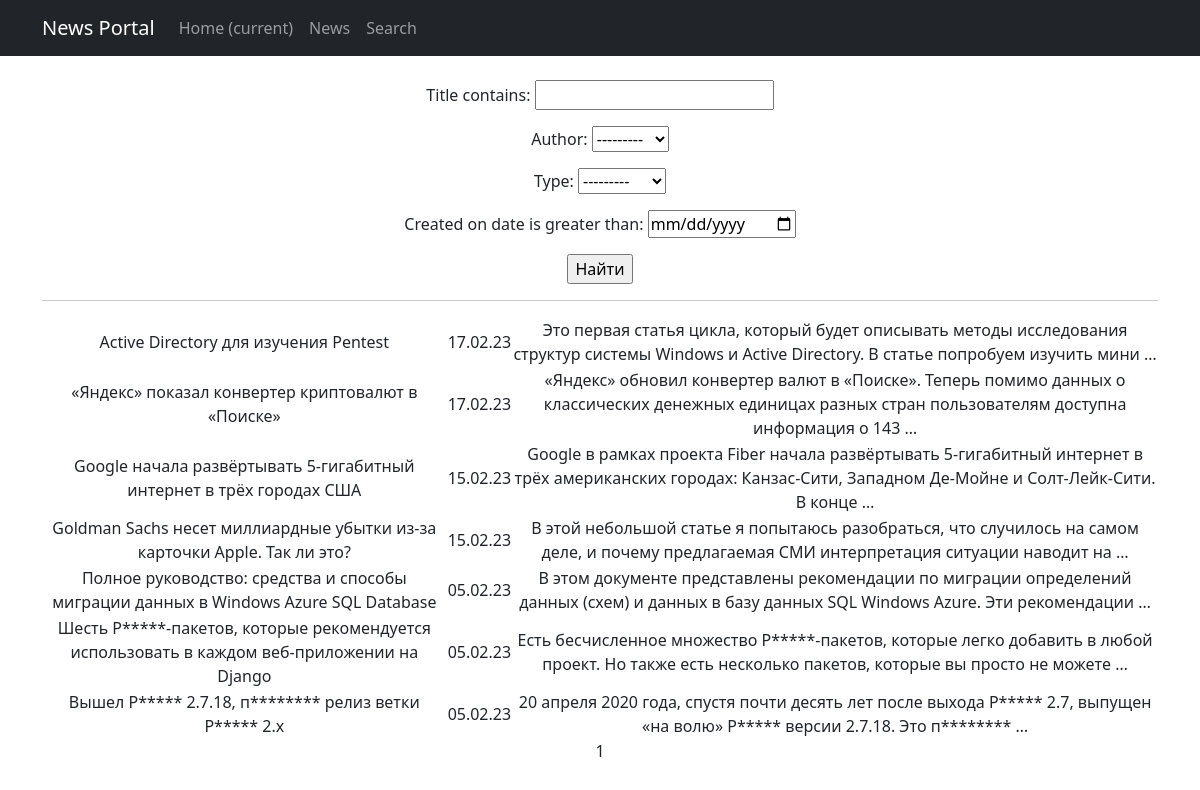
/posts/search/, run on the app's committed database.
### news/models.py (models this page shows, shortened)
class Post(models.Model):
    type = models.CharField(max_length=1, choices=TYPES, default=article)
    created_on = models.DateTimeField(auto_now_add=True)
    title = models.CharField(max_length=255)
    text = models.TextField()
    rating = models.IntegerField(default=0)
    author = models.ForeignKey(Author, on_delete=models.CASCADE)
    categories = models.ManyToManyField(Category, through='PostCategory')

### news/views.py (the view)
# urls.py: path('search/', PostsSearch.as_view(), name='posts_search'),
class PostsSearch(ListView):
    model = Post
    ordering = '-created_on'
    template_name = 'posts_search.html'
    context_object_name = 'posts_search'
    paginate_by = 10
    def get_queryset(self):
        queryset = super().get_queryset()
        self.filterset = PostsFilter(self.request.GET, queryset)
        return self.filterset.qs
    def get_context_data(self, **kwargs):
        context = super().get_context_data(**kwargs)
        context['filterset'] = self.filterset
        return context

### news/models.py (called while the page is built)
    def __str__(self):
        return f"{self.user.username}"

### news/templatetags/custom_filters.py (called while the page is built)
@register.filter()
def censor(text: str):
    if type(text) is not str:
        raise ValueError('censor filter only accepts str values')
    for word in UNDESIRABLE_WORDS:
        text = text.replace(word, f"{word[0]}{'*'*(len(word)-1)}")
        word = word.title()
        text = text.replace(word, f"{word[0]}{'*'*(len(word)-1)}")
    return text

### templates/posts_search.html (shortened to what this page needs)
{% extends 'flatpages/default.html' %}
{% load custom_filters %}
{% load custom_tags %}
{% block content %}
<br>
<form action="" method="get">
      {{ filterset.form.as_p }}
      <input type="submit" value="Найти"/>
</form>
<hr>
<table>
    {% for post in posts_search %}
    <tr>
        <td>{{ post.title|censor }}</td>
        <td>{{ post.created_on|date:'d.m.y' }}</td>
        <td>{{ post.text|censor|truncatewords:20 }}</td>
    </tr>
    {% endfor %}
</table>
{{ page_obj.number }}
{% endblock content %}

### data on the page
Post: title|censor "Active Directory для изучения Pentest", created_on "17.02.23", text|censor "Это первая статья цикла, который будет описывать методы исследования структур системы Windows и Active Directory. В статье попробуем изучить мини …"
Post: title|censor "«Яндекс» показал конвертер криптовалют в «Поиске»", created_on "17.02.23", text|censor "«Яндекс» обновил конвертер валют в «Поиске». Теперь помимо данных о классических денежных единицах разных стран пользователям доступна информация о 143 …"
Post: title|censor "Google начала развёртывать 5-гигабитный интернет в трёх городах США", created_on "15.02.23", text|censor "Google в рамках проекта Fiber начала развёртывать 5-гигабитный интернет в трёх американских городах: Канзас-Сити, Западном Де-Мойне и Солт-Лейк-Сити. В конце …"
Post: title|censor "Goldman Sachs несет миллиардные убытки из-за карточки Apple. Так ли это?", created_on "15.02.23", text|censor "В этой небольшой статье я попытаюсь разобраться, что случилось на самом деле, и почему предлагаемая СМИ интерпретация ситуации наводит на …"
Post: title|censor "Полное руководство: средства и способы миграции данных в Windows Azure SQL Database", created_on "05.02.23", text|censor "В этом документе представлены рекомендации по миграции определений данных (схем) и данных в базу данных SQL Windows Azure. Эти рекомендации …"
Post: title|censor "Шесть P*****-пакетов, которые рекомендуется использовать в каждом веб-приложении на Django", created_on "05.02.23", text|censor "Есть бесчисленное множество P*****-пакетов, которые легко добавить в любой проект. Но также есть несколько пакетов, которые вы просто не можете …"
Post: title|censor "Вышел P***** 2.7.18, п******** релиз ветки P***** 2.x", created_on "05.02.23", text|censor "20 апреля 2020 года, спустя почти десять лет после выхода P***** 2.7, выпущен «на волю» P***** версии 2.7.18. Это п******** …"

### other printed values
{{ page_obj.number }} "1"
